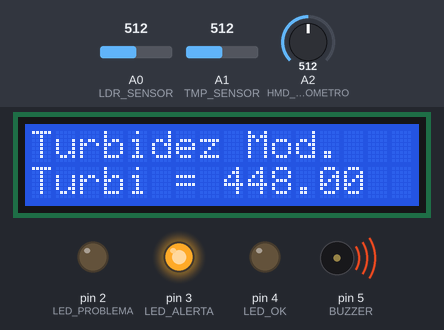
Recording of a sketch running on a simulated Arduino Uno, built with avr-gcc and run on an emulated ATmega328P. Shown: 16×2 character LCD, output pins drawn as LEDs (lit = HIGH), buzzer (waves = sounding). The test bench sets the inputs (shaded band); at power-on: A2 (HMD_POTENCIOMETRO) = 512, A0 (LDR_SENSOR) = 512, A1 (TMP_SENSOR) = 512. What the sketch prints to the serial monitor is not drawn.

Above: at 5.8 s.
5.9 s: A2 (HMD_POTENCIOMETRO) set to 614
7.4 s: A2 (HMD_POTENCIOMETRO) set to 640
At 8.3 s:
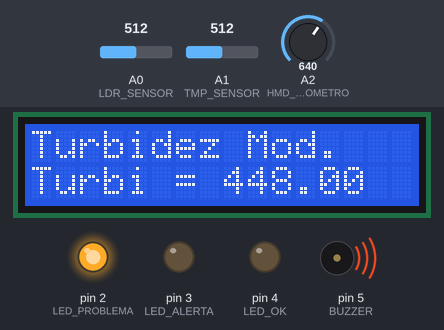
10.4 s: A2 (HMD_POTENCIOMETRO) set to 511
At 11.0 s:
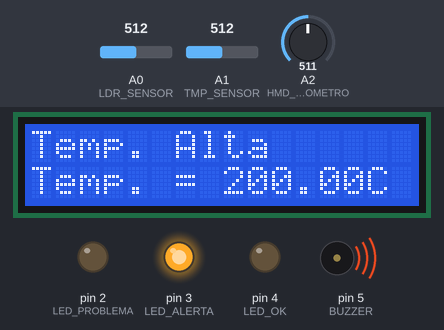
11.9 s: A2 (HMD_POTENCIOMETRO) set to 490
13.4 s: A2 (HMD_POTENCIOMETRO) set to 463
At 15.9 s:
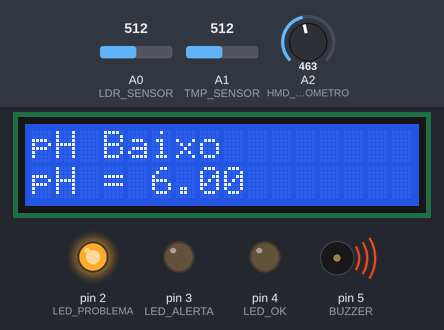
Timing chart, 0 to 17.4 s (numbered marks = the images above; inputs shaded):
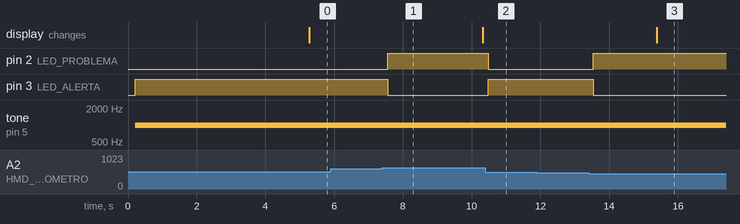

Measured:
- the behaviour switches between 629 and 630 on A2 (HMD_POTENCIOMETRO) (found by bisection; images 0 and 1)
- the behaviour switches between 473 and 472 on A2 (HMD_POTENCIOMETRO) (found by bisection; images 2 and 3)
- after the input at 5.9 s, every drawn part: stays the same
- after the input at 7.4 s, pin 2 (LED_PROBLEMA): LOW → HIGH after 0.16 s; pin 3 (LED_ALERTA): HIGH → LOW after 0.16 s
- after the input at 10.4 s, pin 2 (LED_PROBLEMA): HIGH → LOW after 0.08 s; pin 3 (LED_ALERTA): LOW → HIGH after 0.08 s
- after the input at 11.9 s, every drawn part: stays the same
- after the input at 13.4 s, pin 2 (LED_PROBLEMA): LOW → HIGH after 0.14 s; pin 3 (LED_ALERTA): HIGH → LOW after 0.14 s; the display: changes after 2.0 s (image 3)

The sketch:

ocean-cleaners.ino
```cpp
#include <LiquidCrystal.h>

#define LED_OK 4
#define LED_ALERTA 3
#define LED_PROBLEMA 2

#define LDR_SENSOR A0
#define TMP_SENSOR A1
#define HMD_POTENCIOMETRO A2
#define BUZZER 5

#define TEMPO_ATUALIZACAO 5000

// LCD
LiquidCrystal lcd(
  13, // Register Select
  12, // Leitura e Escrita
  11, // Enable
  10, // Pin de dados 4
  9, // Pin de dados 5
  8, // Pin de dados 6
  7 // Pin de dados 7
);

float turbidez = 0;
float ph = 0;
float temperatura = 0;

long ultimaAtualizacaoLCD = 0;
int etapaAtualIdx = 0;
String etapas[] = {
  "turbidez",
  "temperatura",
  "ph"
};

void setup() {
  lcd.begin(16, 2);
  pinMode(LED_OK, OUTPUT);
  pinMode(LED_ALERTA, OUTPUT);
  pinMode(LED_PROBLEMA, OUTPUT);
  pinMode(BUZZER, OUTPUT);
  pinMode(HMD_POTENCIOMETRO, INPUT);

  Serial.begin(9600);
}

void loop() {
  long agora = millis();

  temperatura = lerTemperatura();
  turbidez = lerTurbidez();
  ph = lerPh();

  if (agora - ultimaAtualizacaoLCD >= TEMPO_ATUALIZACAO) {
    ultimaAtualizacaoLCD = agora;

    String etapaAtual = etapas[etapaAtualIdx];
    Serial.print("Etapa: ");
    Serial.println(etapaAtual);

    switch (etapaAtualIdx) {
    case 0:
      etapaAtualIdx += 1;
      atualizarDisplayTurb();
      break;
    case 1:
      etapaAtualIdx += 1;
      atualizarDisplayTemp();
      break;
    case 2:
      etapaAtualIdx = 0;
      atualizarDisplayPh();
      break;
    }
  }

  // LED OK
  if (turbidez > 800) {
    digitalWrite(LED_OK, HIGH);

    // Reset
    resetarPadroes(LED_ALERTA, LED_PROBLEMA, true);
  }

  // LED Alerta
  if (
    (turbidez >= 300 && turbidez <= 600) ||
    (temperatura > 28 || temperatura < 24)
  ) {
    digitalWrite(LED_ALERTA, HIGH);

    if (temperatura < 10 || temperatura > 15) {
      tone(BUZZER, 1000);
    } else noTone(BUZZER);

    // Reset
    resetarPadroes(LED_OK, LED_PROBLEMA, false);
  }

  // LED Problema
  if (
    turbidez < 300 ||
    (ph < 7 || ph > 8.5)
  ) {
    digitalWrite(LED_PROBLEMA, HIGH);
    tone(BUZZER, 1000);

    // Reset
    resetarPadroes(LED_OK, LED_ALERTA, false);
  }
}

void atualizarDisplayTurb() {
  if (
    (turbidez <= 300)
  ) {
    lcd.clear();
    lcd.print("Turbidez Alta");
    lcd.setCursor(0, 1);
    lcd.print("Turbi = ");
    lcd.print(turbidez);
  } else if (
    turbidez >= 300 && turbidez <= 600
  ) {
    lcd.clear();
    lcd.print("Turbidez Mod.");
    lcd.setCursor(0, 1);
    lcd.print("Turbi = ");
    lcd.print(turbidez);
  } else {
    lcd.clear();
    lcd.print("Turbidez OK");
    lcd.setCursor(0, 1);
    lcd.print("Turbi = ");
    lcd.print(turbidez);
  }
}

void atualizarDisplayTemp() {
  if (temperatura > 28) {
    lcd.clear();
    lcd.print("Temp. Alta");
    lcd.setCursor(0, 1);
    lcd.print("Temp. = ");
    lcd.print(temperatura);
    lcd.println("C");
  } else if (temperatura < 24) {
    lcd.clear();
    lcd.print("Temp. Baixa");
    lcd.setCursor(0, 1);
    lcd.print("Temp. = ");
    lcd.print(temperatura);
    lcd.println("C");
  } else {
    lcd.clear();
    lcd.print("Temp. OK");
    lcd.setCursor(0, 1);
    lcd.print("Temp. = ");
    lcd.print(temperatura);
    lcd.println("C");
  }
}
void atualizarDisplayPh() {
  if (ph < 7) {
    lcd.clear();
    lcd.print("pH Baixo");
    lcd.setCursor(0, 1);
    lcd.print("pH = ");
    lcd.print(ph);
  } else if (ph > 8) {
    lcd.clear();
    lcd.print("pH Alto");
    lcd.setCursor(0, 1);
    lcd.print("pH = ");
    lcd.print(ph);
  } else {
    lcd.clear();
    lcd.print("pH OK");
    lcd.setCursor(0, 1);
    lcd.print("pH = ");
    lcd.print(ph);
  }
}

float lerTurbidez() {
  int total = 0;
  for (int i = 0; i < 5; i++) {
    turbidez = analogRead(LDR_SENSOR);
    turbidez = map(turbidez, 54, 974, 0, 900);

    total += turbidez;
    delay(10);
  }
  return total / 5;
}

float lerTemperatura() {
  int total = 0;
  for (int i = 0; i < 5; i++) {
    // Temperatura [-∞...∞]
    temperatura = (analogRead(TMP_SENSOR) / 1023.0) * 5000;
    temperatura = (temperatura - 500) * 0.1;

    total += temperatura;
    delay(10);
  }
  return total / 5;
}

float lerPh() {
  int total = 0;
  for (int i = 0; i < 5; i++) {
    // pH [1...14]
    ph = analogRead(HMD_POTENCIOMETRO);
    ph = map(ph, 0, 1023, 1, 14);

    total += ph;
    delay(10);
  }
  return total / 5;
}

void resetarPadroes(int led1, int led2, bool resetBuzzer) {
  if (resetBuzzer) noTone(BUZZER);

  digitalWrite(led1, LOW);
  digitalWrite(led2, LOW);
}
```
